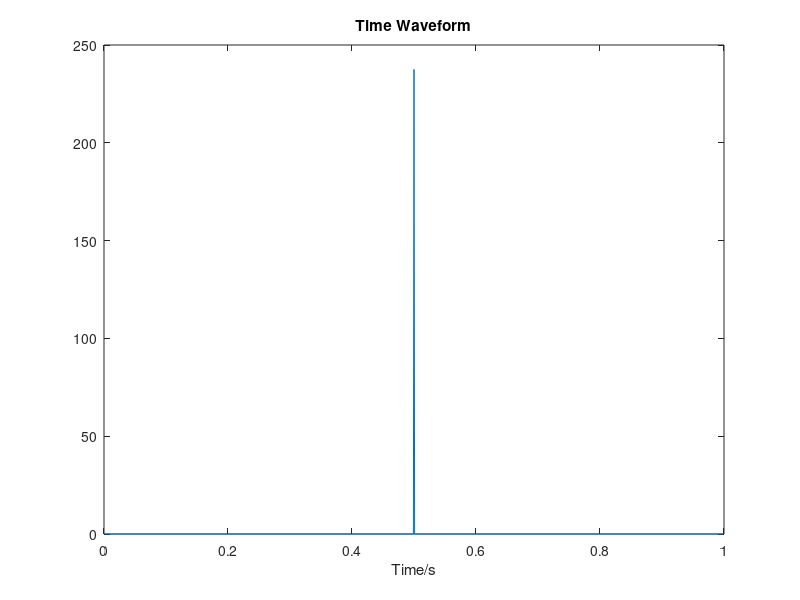

Reproduce this figure in MATLAB. (Note: this script raises an error after producing the figure.)
close all;clear;clc;
% This code is to test the tsst
% Creat the test signal
N=1024;
fs=1024;
t=(0:N-1)/fs;
sigma=0.00001;
t0=0.5;
x = (pi*sigma^2)^(-0.25).* exp(-((t-t0)/sigma).^2/2);
x = x(:);
% time waveform
figure
plot(t,x);xlabel('Time/s');title('Time Waveform')
% analysis parameters
SIGMA=0.01;
% perform tsst
[STFT,Vx,time,freqr]=time_synsq_stft_fw(x,fs,SIGMA,1);
% figure output
figure
subplot(121)
imagesc(time,freqr,abs(STFT));axis xy
xlabel('Time/s');ylabel('Frequency/Hz');title('STFT')
subplot(122)
imagesc(time,freqr,abs(Vx));axis xy
xlabel('Time/s');ylabel('Frequency/Hz');title('TSST')
